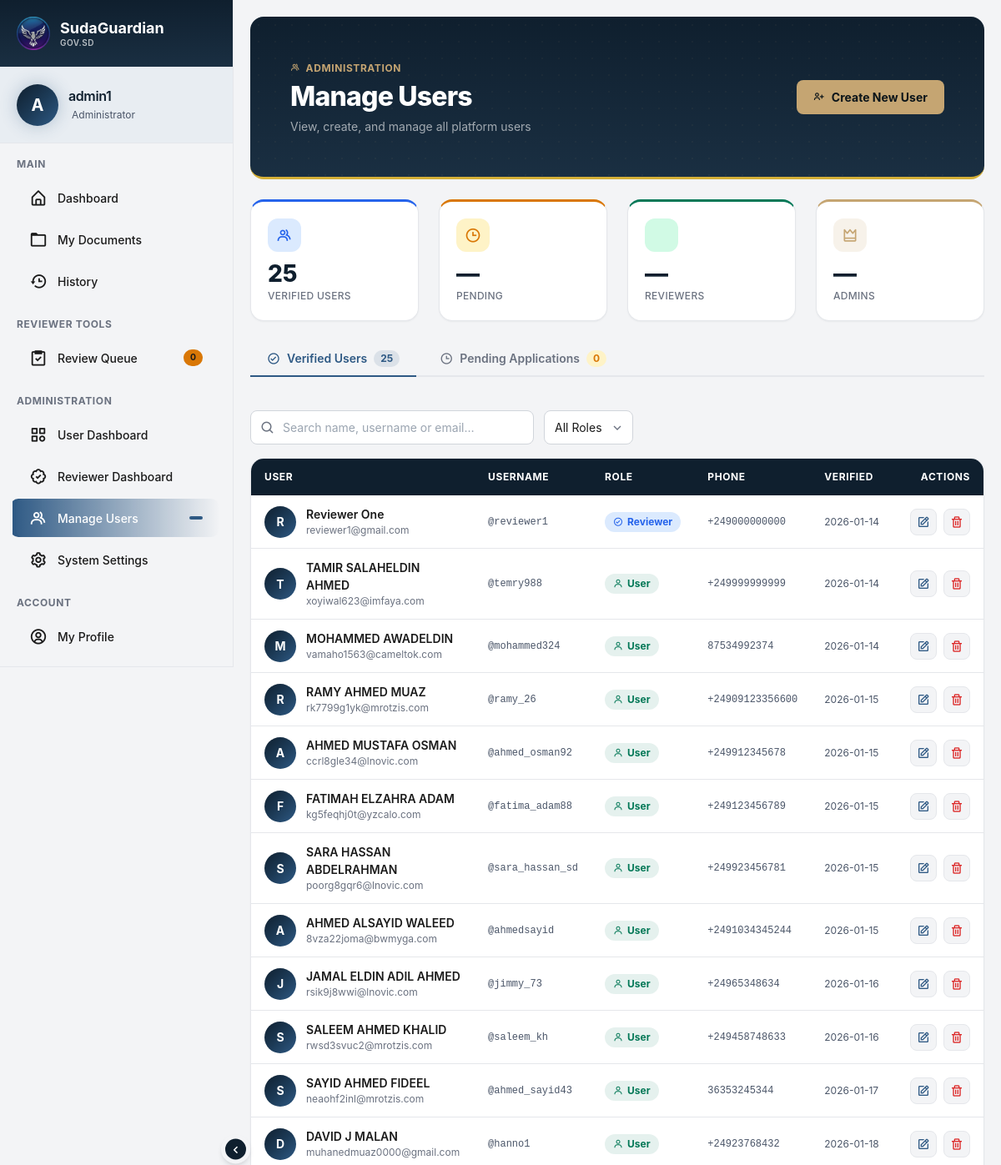
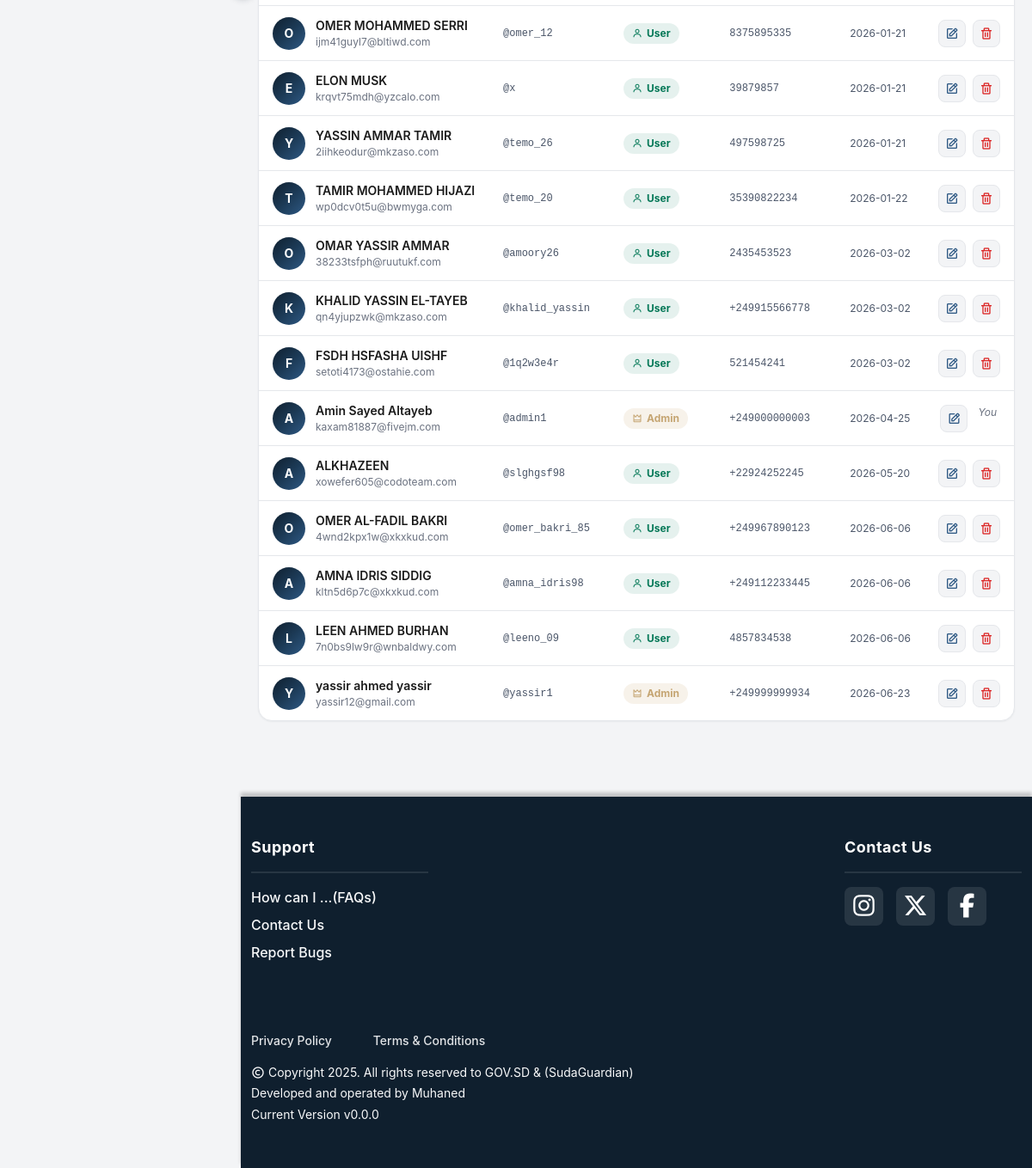
The app's page /manage-users (signed in) with its own data (2 pictures, top to bottom).
### tables this page shows
CREATE TABLE users (
    id INTEGER PRIMARY KEY AUTOINCREMENT,
    username TEXT NOT NULL UNIQUE,
    password_hash TEXT,
    national_id_hash TEXT NOT NULL,
    full_name TEXT NOT NULL,
    birthdate TEXT,
    contact_email TEXT NOT NULL UNIQUE,
    contact_phone TEXT NOT NULL UNIQUE,
    verification_status TEXT NOT NULL DEFAULT 'verified',
    verified_at DATETIME NOT NULL,
    national_id_fast TEXT NOT NULL UNIQUE,
    role TEXT CHECK (role IN ('admin', 'user', 'reviewer')) NOT NULL
    , profile_picture TEXT, address TEXT, email_verified INTEGER NOT NULL DEFAULT 1);

### app.py (the view)
@app.route("/manage-users")
@login_required
@roles_required("admin")
def manage_users():
    pending_users = PendingUser.get_verified_pending_users()
    users = User.load_users()
    return render_template("manage_users.html", pending_users=pending_users, users=users)

### templates/manage_users.html (shortened to what this page needs)
{% extends "layout.html" %}
{% block head %}
<link rel="stylesheet" href="{{ url_for('static', filename='css/admin_style.css') }}">
{% endblock %}
{% block content %}
<div class="mu-wrapper">
    <div class="mu-header rounded-4 mb-4 p-5 position-relative overflow-hidden">
        <div class="d-flex align-items-center justify-content-between flex-wrap gap-3">
            <div>
                <p class="mu-eyebrow mb-1"><i class='bx bx-group'></i> Administration</p>
                <h1 class="mu-title mb-1">Manage Users</h1>
                <p class="mu-sub mb-0">View, create, and manage all platform users</p>
            </div>
            <button class="mu-btn-create" id="btnNewUser" type="button">
                <i class='bx bx-user-plus'></i> Create New User
            </button>
        </div>
    </div>
    <div class="row g-4 mb-4">
        <div class="col-6 col-md-3">
            <div class="mu-stat accent-blue">
                <div class="mu-stat-icon blue"><i class='bx bx-group'></i></div>
                <div class="mu-stat-value">{{ users|length if users else '—' }}</div>
                <div class="mu-stat-label">Verified Users</div>
            </div>
        </div>
        <div class="col-6 col-md-3">
            <div class="mu-stat accent-warn">
                <div class="mu-stat-icon warn"><i class='bx bx-time'></i></div>
                <div class="mu-stat-value">{{ pending_users|length if pending_users else '—' }}</div>
                <div class="mu-stat-label">Pending</div>
            </div>
        </div>
        <div class="col-6 col-md-3">
            <div class="mu-stat accent-green">
                <div class="mu-stat-icon green"></div>
                <div class="mu-stat-value">—</div>
                <div class="mu-stat-label">Reviewers</div>
            </div>
        </div>
        <div class="col-6 col-md-3">
            <div class="mu-stat accent-gold">
                <div class="mu-stat-icon gold"><i class='bx bx-crown'></i></div>
                <div class="mu-stat-value">—</div>
                <div class="mu-stat-label">Admins</div>
            </div>
        </div>
    </div>
    <div class="mu-tabs mb-4">
        <button class="mu-tab active" data-tab="verified">
            <i class='bx bx-check-circle'></i>
            Verified Users
            <span class="mu-tab-count">{{ users|length if users else 0 }}</span>
        </button>
        <button class="mu-tab" data-tab="pending">
            <i class='bx bx-time'></i>
            Pending Applications
            <span class="mu-tab-count mu-tab-count-warn">
                {{ pending_users|length if pending_users else 0 }}
            </span>
        </button>
    </div>
    <div class="mu-panel" id="panel-verified">
        <div class="mu-toolbar mb-3">
            <div class="mu-search-wrap">
                <i class='bx bx-search'></i>
                <input type="text" id="searchVerified"
                       placeholder="Search name, username or email…"
                       autocomplete="off">
            </div>
            <select class="mu-select" id="roleFilter">
                <option value="all">All Roles</option>
            </select>
        </div>
        <div class="mu-card">
            <div class="table-responsive">
                <table class="mu-table" id="verifiedTable">
                    <thead>
                        <tr>
                            <th>User</th>
                            <th>Username</th>
                            <th>Role</th>
                            <th>Phone</th>
                            <th>Verified</th>
                            <th class="text-end">Actions</th>
                        </tr>
                    </thead>
                    <tbody>
                        {% if users %}
                        {% for u in users %}
                        <tr data-name="{{ u.full_name | lower }}"
                            data-username="{{ u.username | lower }}"
                            data-email="{{ u.contact_email | lower }}"
                            data-role="{{ u.role }}">
                            <td>
                                <div class="mu-user-cell">
                                    <div class="mu-avatar">{{ u.full_name[0] | upper }}</div>
                                    <div>
                                        <div class="mu-user-name">{{ u.full_name }}</div>
                                        <div class="mu-user-email">{{ u.contact_email }}</div>
                                    </div>
                                </div>
                            </td>
                            <td class="mu-mono">@{{ u.username }}</td>
                            <td>
                                <span class="mu-role-badge mu-role-{{ u.role }}">
                                    {% if u.role == 'admin' %}<i class='bx bx-crown'></i>
                                    {% elif u.role == 'reviewer' %}<i class='bx bx-check-circle'></i>
                                    {% else %}<i class='bx bx-user'></i>{% endif %}
                                    {{ u.role | capitalize }}
                                </span>
                            </td>
                            <td class="mu-mono">{{ u.contact_phone or '—' }}</td>
                            <td class="mu-date">
                                {{ u.verified_at[:10] if u.verified_at else '—' }}
                            </td>
                            <td class="text-end">
                                <div class="d-flex gap-2 justify-content-end">
                                    <button class="mu-btn-icon mu-btn-edit"
                                            data-bs-toggle="modal"
                                            data-bs-target="#editModal"
                                            data-id="{{ u.id }}"
                                            data-name="{{ u.full_name }}"
                                            data-username="{{ u.username }}"
                                            data-email="{{ u.contact_email }}"
                                            data-phone="{{ u.contact_phone or '' }}"
                                            data-role="{{ u.role }}"
                                            title="Edit role">
                                        <i class='bx bx-edit'></i>
                                    </button>
                                    {% if u.id != current_user.id %}
                                    <button class="mu-btn-icon mu-btn-delete"
                                            data-bs-toggle="modal"
                                            data-bs-target="#deleteModal"
                                            data-id="{{ u.id }}"
                                            data-name="{{ u.full_name }}"
                                            title="Delete user">
                                        <i class='bx bx-trash'></i>
                                    </button>
                                    {% else %}
                                    <span class="mu-self-label">You</span>
                                    {% endif %}
                                </div>
                            </td>
                        </tr>
                        {% endfor %}
                        {% endif %}
                    </tbody>
                </table>
            </div>
        </div>
    </div>
</div>
{% endblock %}

### templates/sidebar.html (shortened to what this page needs)
{% block head %}
<link rel="stylesheet" href="{{ url_for('static', filename='css/sidebar.css') }}">
{% endblock %}
<aside class="offcanvas-lg offcanvas-start sidebar collapsed" id="sidebar">
    <div class="sidebar-header">
        <div class="sidebar-brand">
            <img src="{{ url_for('static', filename='logo.png') }}" alt="SudaGuardian Logo" class="sidebar-logo">
            <div class="sidebar-brand-text">
                <span class="sidebar-name">SudaGuardian</span>
                <span class="sidebar-subtitle">GOV.SD</span>
            </div>
        </div>
    </div>
    <div class="sidebar-user">
        <div class="user-avatar">
            <span>{{ current_user.username[:1].upper() }}</span>
        </div>
        <div class="user-info">
            <h6 class="user-name">{{ current_user.username }}</h6>
            <span class="user-role">
                {% if current_user.role == 'admin' %}
                 Administrator
                {% elif current_user.role == 'reviewer' %}
                <i class='bx bx-check-circle'></i> Document Reviewer
                {% else %}
                <i class='bx bx-user'></i> Citizen
                {% endif %}
            </span>
        </div>
    </div>
    <div class="sidebar-menu">
        <div class="menu-section">
            <span class="menu-section-title">Main</span>
            <a href="/{{ current_user.role }}-dashboard" class="menu-item">
                <i class='bx bx-home-alt'></i>
                <span class="menu-text">Dashboard</span>
            </a>
            <a href="{{ url_for('my_documents') }}" class="menu-item">
                <i class='bx bx-folder'></i>
                <span class="menu-text">My Documents</span>
            </a>
            <a href="{{ url_for('history') }}" class="menu-item">
                <i class='bx bx-history'></i>
                <span class="menu-text">History</span>
            </a>
        </div>
        {% if current_user.role == 'reviewer' or current_user.role == 'admin' %}
        <div class="menu-section">
            <span class="menu-section-title">Reviewer Tools</span>
            <a href="{{ url_for('review_queue') }}" class="menu-item">
                <i class='bx bx-task'></i>
                <span class="menu-text">Review Queue</span>
                <span class="menu-badge badge-warning">{{ pending_users|length }}</span>
            </a>
        </div>
        {% endif %}
        {% if current_user.role == 'admin' %}
        <div class="menu-section">
            <span class="menu-section-title">Administration</span>
            <a href="{{ url_for('user_dashboard') }}" class="menu-item">
                <i class="bx bx-category"></i>
                <span class="menu-text">User Dashboard</span>
            </a>
            <a href="{{ url_for('reviewer_dashboard') }}" class="menu-item">
                <i class="bx bx-badge-check"></i>
                <span class="menu-text">Reviewer Dashboard</span>
            </a>
            <a href="{{ url_for('manage_users') }}" class="menu-item">
                <i class='bx bx-group'></i>
                <span class="menu-text">Manage Users</span>
                <span class="menu-badge">{{ total_users }}</span>
            </a>
            <a href="{{ url_for('system_settings') }}" class="menu-item">
                <i class='bx bx-cog'></i>
                <span class="menu-text">System Settings</span>
            </a>
        </div>
        {% endif %}
        <div class="menu-section">
            <span class="menu-section-title">Account</span>
            <a href="{{ url_for('my_profile') }}" class="menu-item">
                <i class='bx bx-user-circle'></i>
                <span class="menu-text">My Profile</span>
            </a>
            <a href="{{ url_for('help_and_support') }}" class="menu-item">
            </a>
        </div>
    </div>
    <div class="sidebar-footer">
    </div>
</aside>
<button class="sidebar-toggle-btn d-none d-lg-flex" id="sidebarToggle">
    <i class="bx bx-chevron-right" id="toggleIcon"></i>
</button>

### records on screen
users: username "A", username "admin1", full_name "A", full_name "Amin Sayed Altayeb", contact_email "kaxam81887@fivejm.com", role "Admin", contact_phone "+249000000003", verified_at "2026-04-25", shows "You"
users: full_name "R", full_name "Reviewer One", contact_email "reviewer1@gmail.com", username "reviewer1", role "Reviewer", contact_phone "+249000000000", verified_at "2026-01-14"
users: full_name "T", full_name "TAMIR SALAHELDIN AHMED", contact_email "xoyiwal623@imfaya.com", username "temry988", role "User", contact_phone "+249999999999", verified_at "2026-01-14"
users: full_name "M", full_name "MOHAMMED AWADELDIN", contact_email "vamaho1563@cameltok.com", username "mohammed324", role "User", contact_phone "87534992374", verified_at "2026-01-14"
users: full_name "R", full_name "RAMY AHMED MUAZ", contact_email "rk7799g1yk@mrotzis.com", username "ramy_26", role "User", contact_phone "+24909123356600", verified_at "2026-01-15"
users: full_name "A", full_name "AHMED MUSTAFA OSMAN", contact_email "ccrl8gle34@lnovic.com", username "ahmed_osman92", role "User", contact_phone "+249912345678", verified_at "2026-01-15"
users: full_name "F", full_name "FATIMAH ELZAHRA ADAM", contact_email "kg5feqhj0t@yzcalo.com", username "fatima_adam88", role "User", contact_phone "+249123456789", verified_at "2026-01-15"
users: full_name "S", full_name "SARA HASSAN ABDELRAHMAN", contact_email "poorg8gqr6@lnovic.com", username "sara_hassan_sd", role "User", contact_phone "+249923456781", verified_at "2026-01-15"
users: full_name "A", full_name "AHMED ALSAYID WALEED", contact_email "8vza22joma@bwmyga.com", username "ahmedsayid", role "User", contact_phone "+2491034345244", verified_at "2026-01-15"
users: full_name "J", full_name "JAMAL ELDIN ADIL AHMED", contact_email "rsik9j8wwi@lnovic.com", username "jimmy_73", role "User", contact_phone "+24965348634", verified_at "2026-01-16"
users: full_name "S", full_name "SALEEM AHMED KHALID", contact_email "rwsd3svuc2@mrotzis.com", username "saleem_kh", role "User", contact_phone "+249458748633", verified_at "2026-01-16"
users: full_name "S", full_name "SAYID AHMED FIDEEL", contact_email "neaohf2inl@mrotzis.com", username "ahmed_sayid43", role "User", contact_phone "36353245344", verified_at "2026-01-17"
users: full_name "D", full_name "DAVID J MALAN", contact_email "muhanedmuaz0000@gmail.com", username "hanno1", role "User", contact_phone "+24923768432", verified_at "2026-01-18"
users: full_name "O", full_name "OMER MOHAMMED SERRI", contact_email "ijm41guyl7@bltiwd.com", username "omer_12", role "User", contact_phone "8375895335", verified_at "2026-01-21"
users: full_name "E", full_name "ELON MUSK", contact_email "krqvt75mdh@yzcalo.com", username "x", role "User", contact_phone "39879857", verified_at "2026-01-21"
users: full_name "Y", full_name "YASSIN AMMAR TAMIR", contact_email "2iihkeodur@mkzaso.com", username "temo_26", role "User", contact_phone "497598725", verified_at "2026-01-21"
users: full_name "T", full_name "TAMIR MOHAMMED HIJAZI", contact_email "wp0dcv0t5u@bwmyga.com", username "temo_20", role "User", contact_phone "35390822234", verified_at "2026-01-22"
users: full_name "O", full_name "OMAR YASSIR AMMAR", contact_email "38233tsfph@ruutukf.com", username "amoory26", role "User", contact_phone "2435453523", verified_at "2026-03-02"
users: full_name "K", full_name "KHALID YASSIN EL-TAYEB", contact_email "qn4yjupzwk@mkzaso.com", username "khalid_yassin", role "User", contact_phone "+249915566778", verified_at "2026-03-02"
users: full_name "F", full_name "FSDH HSFASHA UISHF", contact_email "setoti4173@ostahie.com", username "1q2w3e4r", role "User", contact_phone "521454241", verified_at "2026-03-02"
users: full_name "A", full_name "ALKHAZEEN", contact_email "xowefer605@codoteam.com", username "slghgsf98", role "User", contact_phone "+22924252245", verified_at "2026-05-20"
users: full_name "O", full_name "OMER AL-FADIL BAKRI", contact_email "4wnd2kpx1w@xkxkud.com", username "omer_bakri_85", role "User", contact_phone "+249967890123", verified_at "2026-06-06"
users: full_name "A", full_name "AMNA IDRIS SIDDIG", contact_email "kltn5d6p7c@xkxkud.com", username "amna_idris98", role "User", contact_phone "+249112233445", verified_at "2026-06-06"
users: full_name "L", full_name "LEEN AHMED BURHAN", contact_email "7n0bs9lw9r@wnbaldwy.com", username "leeno_09", role "User", contact_phone "4857834538", verified_at "2026-06-06"
users: full_name "Y", full_name "yassir ahmed yassir", contact_email "yassir12@gmail.com", username "yassir1", role "Admin", contact_phone "+249999999934", verified_at "2026-06-23"

### other values on screen
{{ pending_users|length }} "0"
{{ users|length if users else '—' }} "25"
{{ pending_users|length if pending_users else '—' }} "—"
{{ users|length if users else 0 }} "25"
{{ pending_users|length if pending_users else 0 }} "0"
